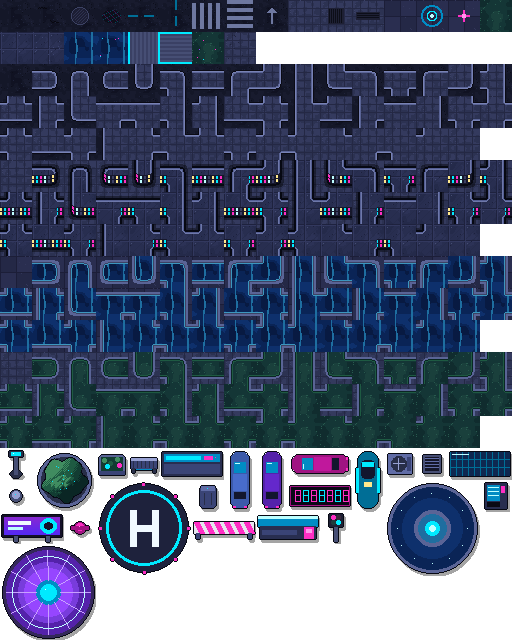
#> input picture tools/tilesets/city.png, 512 x 640 px, given in place of woods.png, which was not available
$ python bake_night_tilesets.py
#> lines starting #> are read from the running program, lines starting #| are printed output that depends on the picture
#> in bake_sheet, day is the input picture: shape (640, 512, 4); mean R, G, B, A 30.7, 42.3, 68, 200.4
#!/usr/bin/env python3
"""Bake night variants of overworld tilesheets + building props (EOE-99).

Night sheets are the day art with [DayCycle.tint] at full night (colour
0x0A1236, alpha 0.46) source-over blended onto opaque pixels. Light-fixture
tiles stay day-bright so lanterns/lamps still read as lit without a HUD
redraw over Kaela.

  python3 tools/tilesets/bake_night_tilesets.py
"""

from __future__ import annotations

import os
from pathlib import Path

import numpy as np
from PIL import Image

ROOT = Path(__file__).resolve().parents[2]
ASSETS = ROOT / "assets" / "images" / "maps"
TILESETS = ASSETS / "tilesets"
BUILDINGS = ASSETS / "buildings"

# Matches DayCycle.tint at darkness=1, strength=1.
NIGHT_RGB = np.array([0x0A, 0x12, 0x36], dtype=np.float64)
NIGHT_A = 0.46

# Local tile ids that stay day-bright (fixtureTileAtlas + junkyard yard_lamp).
BRIGHT_TILES = {
    "woods": {197, 204},  # campfire, lantern
    "city": {224},  # street_lamp
    "cyberpunk": {200},  # neon_streetlight
    "core": {207},  # energy_brazier
    "junkyard": {200},  # yard_lamp
}

SHEETS = ("woods", "city", "cyberpunk", "core", "junkyard")
TILE = 32


def bake_rgba(src: np.ndarray) -> np.ndarray:
    """Source-over night wash; preserve fully transparent pixels."""
    out = src.astype(np.float64)
    a = src[:, :, 3:4] / 255.0
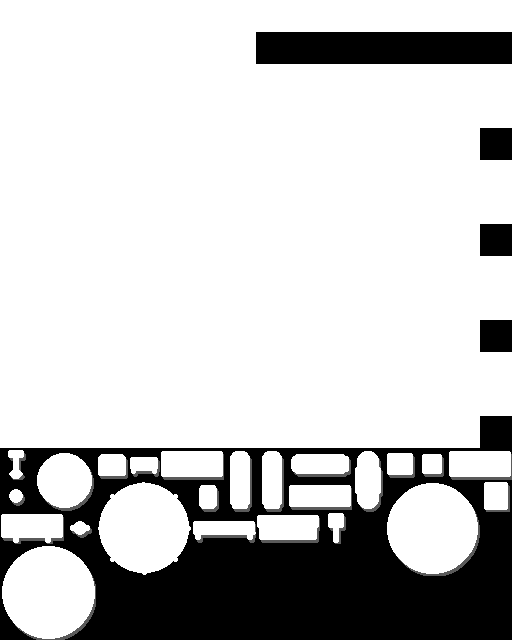
#> a: shape (640, 512, 1) float64; min 0, max 1, mean 0.786
    rgb = out[:, :, :3]
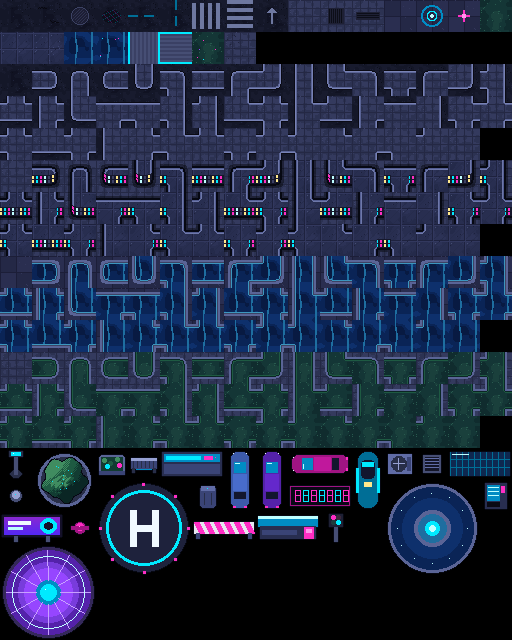
#> rgb: shape (640, 512, 3) float64; mean R, G, B 30.7, 42.3, 68
    washed = rgb * (1.0 - NIGHT_A) + NIGHT_RGB * NIGHT_A
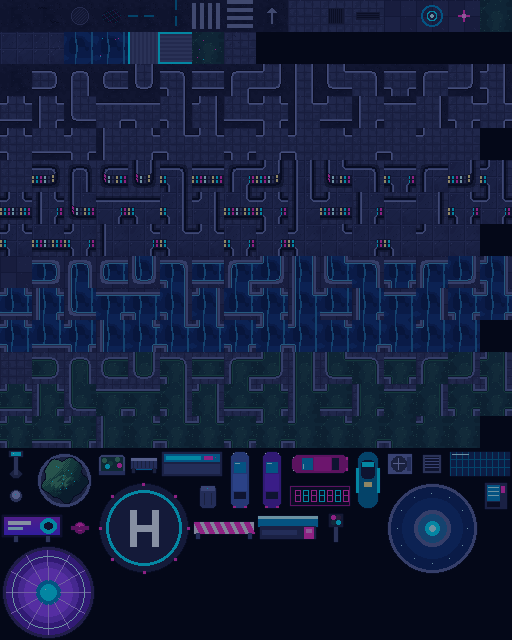
#> washed: shape (640, 512, 3) float64; mean R, G, B 21.2, 31.1, 61.6
    # Only blend where there is coverage; keep clear texels clear.
    out[:, :, :3] = np.where(a > 0, washed, rgb)
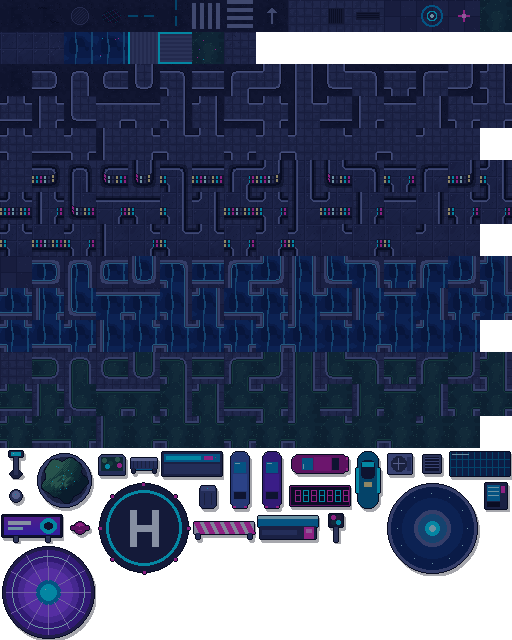
#> out: shape (640, 512, 4) float64; mean R, G, B, A 20.2, 29.4, 56.4, 200.4; transparent parts drawn white
    return np.clip(out, 0, 255).astype(np.uint8)


def restore_bright_tiles(day: np.ndarray, night: np.ndarray, name: str) -> np.ndarray:
#> called with name = 'woods'
    ids = BRIGHT_TILES.get(name, set())
    if not ids:
        return night
    cols = day.shape[1] // TILE
#> cols = 16
    out = night.copy()
    for tid in ids:
        col = tid % cols
        row = tid // cols
        y0, x0 = row * TILE, col * TILE
        out[y0 : y0 + TILE, x0 : x0 + TILE] = day[y0 : y0 + TILE, x0 : x0 + TILE]
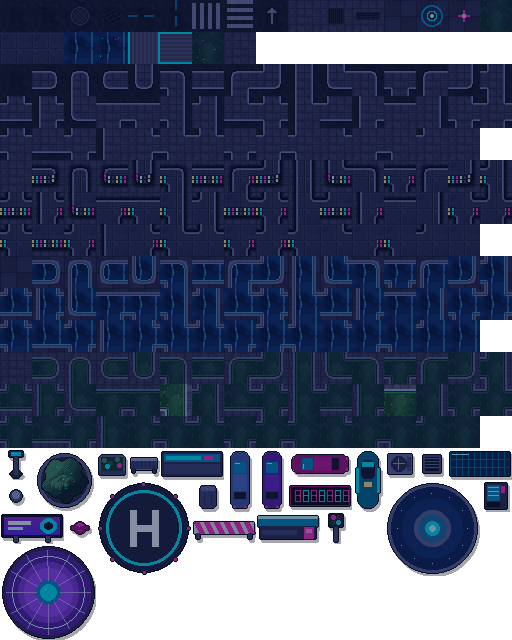
#> out: shape (640, 512, 4); mean R, G, B, A 20, 29.1, 56.1, 200.4; transparent parts drawn white
#> pass 3 of the loop in main, `for name in SHEETS:`:
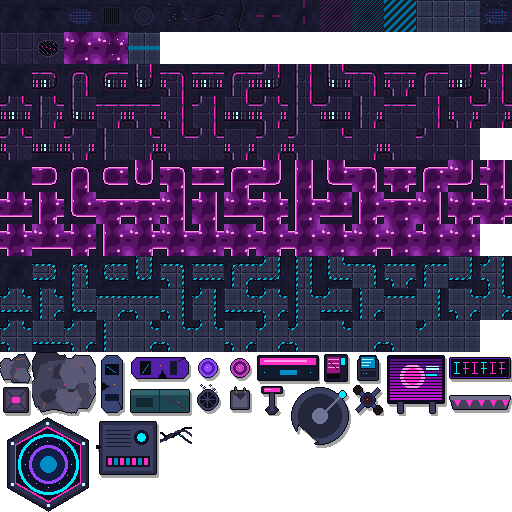
#> input picture tools/tilesets/cyberpunk.png, 512 x 512 px, found by its file name
#> in bake_sheet, day is the input picture: shape (512, 512, 4); mean R, G, B, A 39.3, 27.8, 57.3, 192.3
#> in bake_rgba (call 3), `a = src[:, :, 3:4] / 255.0`:
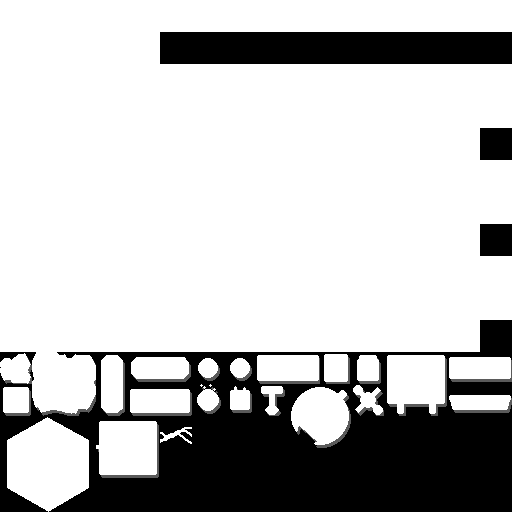
#> a: shape (512, 512, 1) float64; min 0, max 1, mean 0.754
#> rgb: shape (512, 512, 3) float64
#> washed: shape (512, 512, 3) float64
#> in bake_rgba (call 3), `out[:, :, :3] = np.where(a > 0, washed, rgb)`:
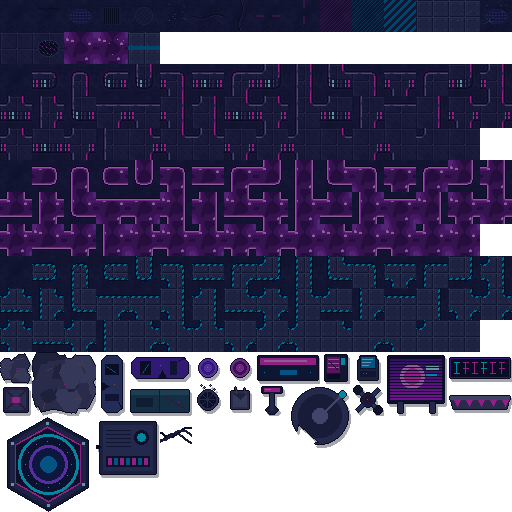
#> out: shape (512, 512, 4) float64; mean R, G, B, A 24.7, 21.3, 49.9, 192.3; transparent parts drawn white
#> the loop made 5 passes; the first 3 are shown
    return out


def bake_sheet(name: str) -> Path:
    src_path = TILESETS / f"{name}.png"
    day = np.array(Image.open(src_path).convert("RGBA"))
    night = bake_rgba(day)
    night = restore_bright_tiles(day, night, name)
    out_path = TILESETS / f"{name}_night.png"
    Image.fromarray(night, "RGBA").save(out_path, optimize=True)
    return out_path


def bake_building(path: Path) -> Path | None:
    if path.name.endswith("_night.png"):
        return None
    day = np.array(Image.open(path).convert("RGBA"))
    night = bake_rgba(day)
    out_path = path.with_name(f"{path.stem}_night.png")
    Image.fromarray(night, "RGBA").save(out_path, optimize=True)
    return out_path


def main() -> None:
    os.chdir(ROOT)
    written: list[Path] = []
    for name in SHEETS:
        written.append(bake_sheet(name))
    for path in sorted(BUILDINGS.glob("*.png")):
        out = bake_building(path)
        if out is not None:
            written.append(out)
    for p in written:
        rel = p.relative_to(ROOT)
        print(f"wrote {rel} ({p.stat().st_size} bytes)")


if __name__ == "__main__":
#> (the run stopped early here; a loop or call above may not have finished)
